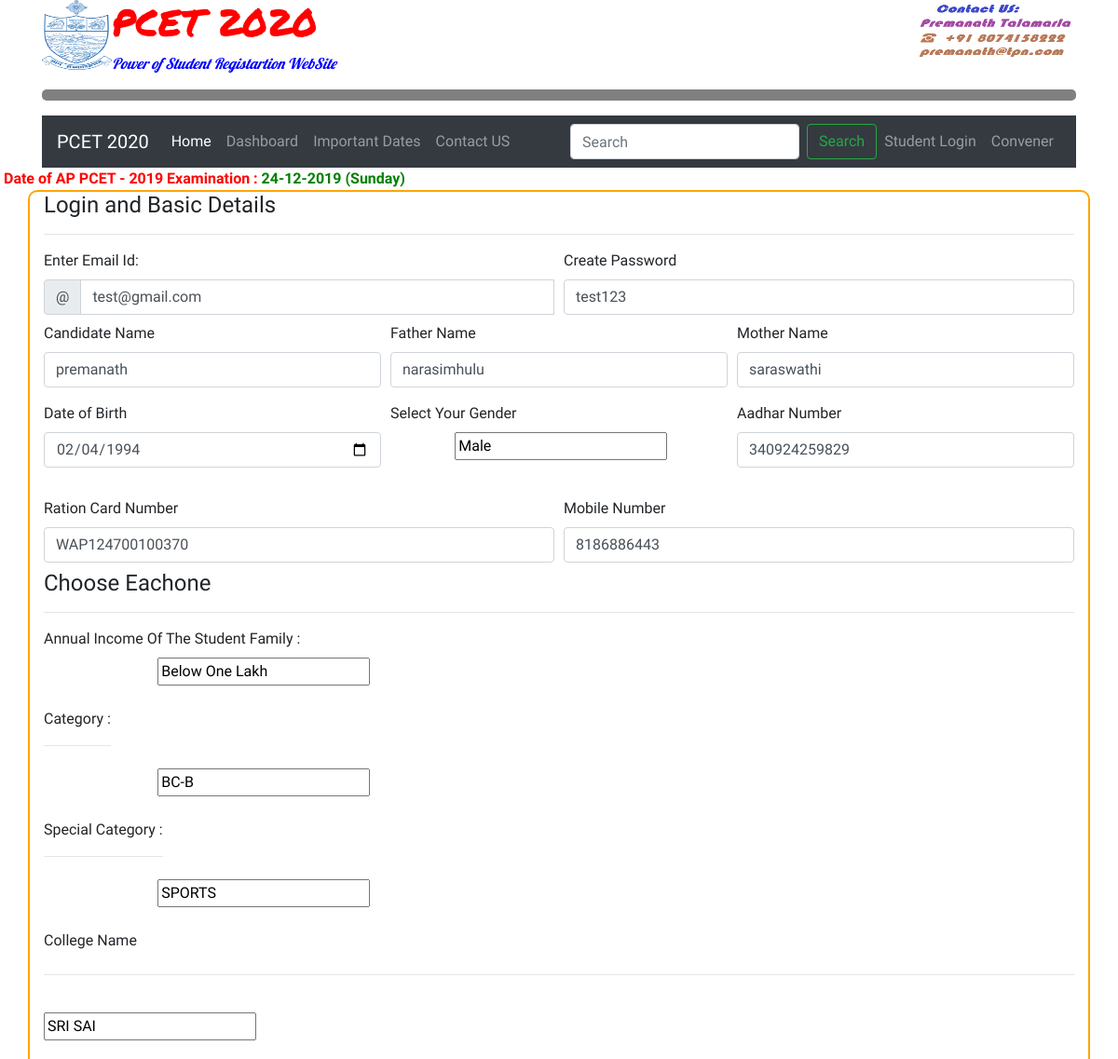
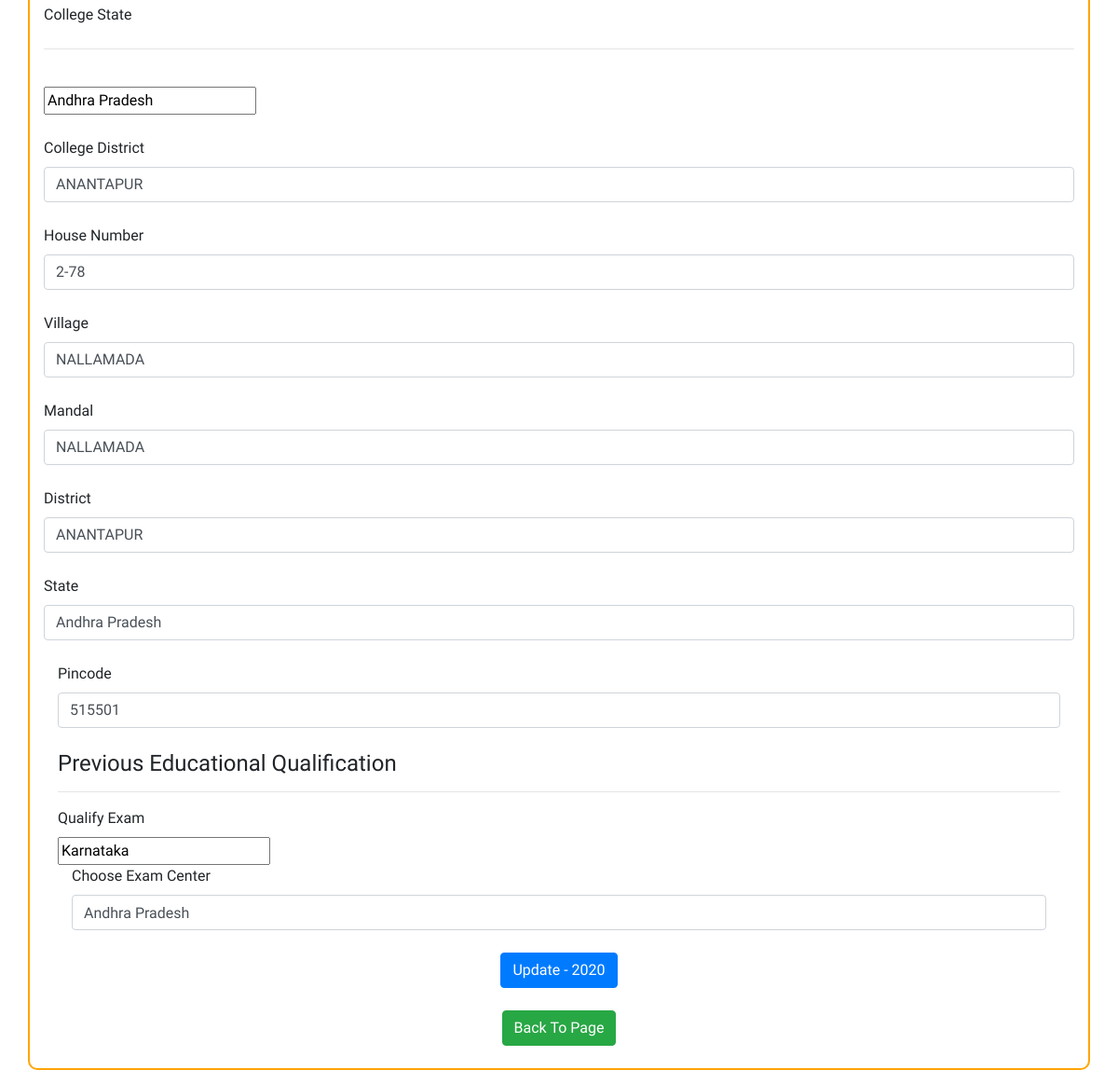
/editapplication.php?uid=13 (signed in), run on the app's committed database (2 pictures, top to bottom).
### tables this page shows
CREATE TABLE `users` (
  `id` int(11) NOT NULL,
  `email` varchar(255) NOT NULL,
  `password` varchar(300) NOT NULL,
  `cname` varchar(255) NOT NULL,
  `fname` varchar(255) NOT NULL,
  `mname` varchar(255) NOT NULL,
  `dob` varchar(255) NOT NULL,
  `gender` varchar(255) NOT NULL,
  `aadhar` varchar(100) NOT NULL,
  `bdist` varchar(255) NOT NULL,
  `bstate` varchar(255) NOT NULL,
  `rcard` varchar(255) NOT NULL,
  `mobile` varchar(100) NOT NULL,
  `income` varchar(255) NOT NULL,
  `cast` varchar(255) NOT NULL,
  `scat` varchar(255) NOT NULL,
  `coname` varchar(255) NOT NULL,
  `codist` varchar(255) NOT NULL,
  `costate` varchar(255) NOT NULL,
  `hno` varchar(255) NOT NULL,
  `village` varchar(255) NOT NULL,
  `mandal` varchar(255) NOT NULL,
  `dist` varchar(255) NOT NULL,
  `state` varchar(255) NOT NULL,
  `pincode` varchar(255) NOT NULL,
  `qexam` varchar(255) NOT NULL,
  `tecenter` varchar(255) NOT NULL,
  `image` varchar(255) NOT NULL,
  `signature` varchar(255) NOT NULL,
  `agree` varchar(255) NOT NULL,
  `posting_date` date NOT NULL
);

### editapplication.php (the view, shortened to what this page needs)
<?php
include'dbconnection.php';
?>
<?php include 'base1.php';?>
<?php $ret=mysqli_query($con, "select * from users where id='".$_GET['uid']."'");
 while($row=mysqli_fetch_array($ret))
 { ?>
    <form name="update" method="post" action="" enctype="multipart/form-data" onSubmit="return valid();">
      <h4>Login and Basic Details <hr> </h4>
                   <div class="form-row">
          <div class="col-md-6 mb-2">
           <label for="validationCustomUsername">Enter Email Id: </label>
           <div class="input-group">
             <div class="input-group-prepend">
               <span class="input-group-text" id="inputGroupPrepend">@</span>
             </div>
             <input type="text" class="form-control" id="validationCustomUsername" name="email" placeholder="Email Id"
             value="<?php echo $row['email'];?>"
              aria-describedby="inputGroupPrepend" required>
           </div>
         </div>
           <div class="col-md-6 mb-2">
           <label for="validationCustom01">Create Password</label>
           <input type="text" class="form-control" id="validationCustom01" name="password"
           value="<?php echo $row['password'];?>"
             placeholder="Password " value="" required>
         </div>
         <div class="col-md-4 mb-3">
           <label for="validationCustom01">Candidate Name</label>
           <input type="text" class="form-control" id="validationCustom01" placeholder="First name" name="cname"
           value="<?php echo $row['cname'];?>"
            required>
         </div>
         <div class="col-md-4 mb-3">
           <label for="validationCustom02">Father Name</label>
           <input type="text" class="form-control" id="validationCustom02" placeholder="Last name" name="fname"
           value="<?php echo $row['fname'];?>"
            required>
         </div>
          <div class="col-md-4 mb-3">
           <label for="validationCustom02">Mother Name</label>
           <input type="text" class="form-control" id="validationCustom02" placeholder="Last name" name="mname"
           value="<?php echo $row['mname'];?>"
            required>
         </div>
          <div class="col-md-4 mb-3">
           <label for="validationCustom02">Date of Birth</label>
           <input type="date" class="form-control" id="validationCustom02"  placeholder="Last name" name="dob"
           value="<?php echo $row['dob'];?>"
            required>
         </div>
            <div class="col-md-4 mb-3">
                   <label for="validationCustom02">Select Your Gender</label><br>&emsp;&emsp;&emsp;&emsp;
           <div class="form-check form-check-inline">
       <input class="form-check-input" type="text" name="gender" id="inlineRadio1" value="<?php echo $row['gender'];?>">
     </div>&emsp;&emsp;&emsp;&emsp;
         </div>
         <div class="col-md-4 mb-3">
           <label for="validationCustom04">Aadhar Number</label>
           <input type="text" class="form-control" id="validationCustom04" placeholder="Aadhar Number" value="<?php echo $row['aadhar'];?>"  name="aadhar"required>
         </div>
         <div class="col-md-6 mb-2">
           <label for="validationCustom03">Ration Card Number</label>
           <input type="text" class="form-control" id="validationCustom03" placeholder="Ration Card Number" value="<?php echo $row['rcard'];?>"  name="rcard"required>
         </div>
         <div class="col-md-6 mb-2">
           <label for="validationCustom03">Mobile Number</label>
           <input type="text" class="form-control" id="validationCustom03" placeholder="Mobile Number" value="<?php echo $row['mobile'];?>"  name="mobile" required>
         </div>
          <div class="col-md-12 mb-4">
                    <h4>Choose Eachone  <hr> </h4>
                   <label for="validationCustom02">Annual Income Of The Student Family :</label><br>
         &emsp;&emsp;&emsp;&emsp; &emsp;&emsp;&emsp; <div class="form-check form-check-inline">
       <input class="form-check-input" type="text" name="income" id="inlineRadio1" value="<?php echo $row['income'];?>" >
     </div>
         </div>
         <div class="col-md-12 mb-4">
                   <label for="validationCustom02">Category : <hr> </label><br>
         &emsp;&emsp;&emsp;&emsp; &emsp;&emsp;&emsp; <div class="form-check form-check-inline">
       <input class="form-check-input" type="text" name="cast" id="inlineRadio1" value="<?php echo $row['cast'];?>" >
     </div>
         </div>
         <div class="col-md-12 mb-4">
                   <label for="validationCustom02">Special Category :  <hr></label><br>
 <div class="form-check form-check-inline">
       <input class="form-check-input" type="text" id="inlineCheckbox1" value="<?php echo $row['scat'];?>"  name="scat">
     </div></div>
     <div class="col-md-12 mb-4">
     <label for="validationCustom02">College Name</label> <hr></label><br>
     <div class="form-check form-check-inline">
     <input class="form-check-input" type="text" id="inlineCheckbox1" value="<?php echo $row['coname'];?>"  name="coname">
   </div> </div>
           <div class="col-md-12 mb-4">
           <label for="validationCustom02">College State</label> <hr></label><br>
           <div class="form-check form-check-inline">
           <input class="form-check-input" type="text" id="inlineCheckbox1" value="<?php echo $row['costate'];?>"  name="costate">
         </div> </div>
            <div class="col-md-12 mb-4">
           <label for="validationCustom02">College District</label>
           <input type="text" class="form-control" id="validationCustom02" placeholder="College District" value="<?php echo $row['codist'];?>" name="codist" required>
         </div>
            <div class="col-md-12 mb-4">
           <label for="validationCustom01">House Number</label>
           <input type="text" class="form-control" id="validationCustom01" placeholder="House No" name="hno" value="<?php echo $row['hno'];?>" required>
         </div>
        <div class="col-md-12 mb-4">
           <label for="validationCustom01">Village</label>
           <input type="text" class="form-control" id="validationCustom01" placeholder="Village" name="village"  value="<?php echo $row['village'];?>" required>
         </div>
          <div class="col-md-12 mb-4">
           <label for="validationCustom02">Mandal</label>
           <input type="text" class="form-control" id="validationCustom02" placeholder="Mandal" name="mandal" value="<?php echo $row['mandal'];?>" required>
         </div>
          <div class="col-md-12 mb-4">
           <label for="validationCustom01">District</label>
           <input type="text" class="form-control" id="validationCustom01" placeholder="District" name="dist" value="<?php echo $row['dist'];?>" required>
         </div>
          <div class="col-md-12 mb-4">
           <label for="validationCustom02">State</label>
           <input class="form-control" type="text" id="inlineCheckbox1" value="<?php echo $row['state'];?>"  name="state">
           </div>
         </div>
            <div class="col-md-12 mb-4">
           <label for="validationCustom02">Pincode</label>
           <input type="text" class="form-control" id="validationCustom02" placeholder="Pincode" name="pincode" value="<?php echo $row['pincode'];?>" required>
         </div>
           <div class="col-md-12">
          <h4>Previous Educational Qualification <hr> </h4>
            <label for="">Qualify Exam  </label><br>
            <div class="form-check form-check-inline">
            <input class="form-check-input" type="text" id="inlineCheckbox1" value="<?php echo $row['qexam'];?>"  name="qexam">
         </div>
          <div class="col-md-12">
            <label for="">Choose Exam Center</label><br>
            <input class="form-control" type="text" id="inlineCheckbox1" value="<?php echo $row['tecenter'];?>"  name="tecenter">
                       </div></div><br>
       <div class="cen">
       <button class="btn btn-primary" type="submit" name="update" value="Sign Up">Update - 2020</button>
       </div><br>
       <div class="cen">
        <a class="btn btn-success" href="manage-users.php"> Back To Page </a>
       </div>
       <br>
     </form>
    <?php } ?>

### css/12.css (style rules this page uses)
body { font-family: 'Fondamento', cursive; }
.cen { text-align: center; }

### data on the page
users: email "test@gmail.com", password "test123", cname "premanath", fname "narasimhulu", mname "saraswathi", dob "02/04/1994", gender "Male", aadhar "340924259829", rcard "WAP124700100370", mobile "8186886443", income "Below One Lakh", cast "BC-B", scat "SPORTS", coname "SRI SAI", costate "Andhra Pradesh", codist "ANANTAPUR", hno "2-78", village "NALLAMADA", mandal "NALLAMADA", dist "ANANTAPUR", state "Andhra Pradesh", pincode "515501", qexam "Karnataka", tecenter "Andhra Pradesh"
